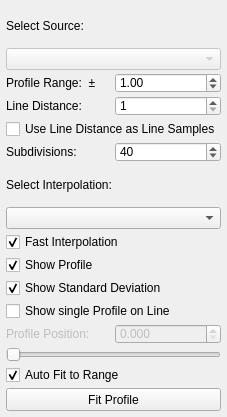
<?xml version="1.0" encoding="UTF-8"?>
<ui version="4.0">
 <class>ProfileAnalyzer</class>
 <widget class="QMainWindow" name="ProfileAnalyzer">
  <property name="geometry">
   <rect>
    <x>0</x>
    <y>0</y>
    <width>197</width>
    <height>417</height>
   </rect>
  </property>
  <property name="sizePolicy">
   <sizepolicy hsizetype="Fixed" vsizetype="Preferred">
    <horstretch>0</horstretch>
    <verstretch>0</verstretch>
   </sizepolicy>
  </property>
  <property name="minimumSize">
   <size>
    <width>0</width>
    <height>0</height>
   </size>
  </property>
  <property name="maximumSize">
   <size>
    <width>197</width>
    <height>500</height>
   </size>
  </property>
  <property name="baseSize">
   <size>
    <width>197</width>
    <height>209</height>
   </size>
  </property>
  <property name="windowTitle">
   <string>Line Profile Analyzer</string>
  </property>
  <widget class="QWidget" name="widget_main">
   <property name="sizePolicy">
    <sizepolicy hsizetype="Expanding" vsizetype="Expanding">
     <horstretch>0</horstretch>
     <verstretch>0</verstretch>
    </sizepolicy>
   </property>
   <layout class="QVBoxLayout" name="verticalLayout">
    <property name="spacing">
     <number>3</number>
    </property>
    <property name="leftMargin">
     <number>6</number>
    </property>
    <property name="topMargin">
     <number>6</number>
    </property>
    <property name="rightMargin">
     <number>6</number>
    </property>
    <property name="bottomMargin">
     <number>6</number>
    </property>
    <item>
     <widget class="QLabel" name="label_data_source">
      <property name="text">
       <string>Select Source:</string>
      </property>
     </widget>
    </item>
    <item>
     <widget class="QComboBox" name="cb_data_source">
      <property name="enabled">
       <bool>false</bool>
      </property>
      <property name="sizePolicy">
       <sizepolicy hsizetype="Preferred" vsizetype="Fixed">
        <horstretch>0</horstretch>
        <verstretch>0</verstretch>
       </sizepolicy>
      </property>
     </widget>
    </item>
    <item>
     <layout class="QHBoxLayout" name="layout_profile_range">
      <item>
       <widget class="QLabel" name="label_profile_range">
        <property name="text">
         <string>Profile Range:  ±</string>
        </property>
       </widget>
      </item>
      <item>
       <widget class="QDoubleSpinBox" name="spin_profile_range">
        <property name="minimumSize">
         <size>
          <width>0</width>
          <height>20</height>
         </size>
        </property>
        <property name="maximumSize">
         <size>
          <width>16777215</width>
          <height>20</height>
         </size>
        </property>
        <property name="maximum">
         <double>99.000000000000000</double>
        </property>
        <property name="value">
         <double>1.000000000000000</double>
        </property>
       </widget>
      </item>
     </layout>
    </item>
    <item>
     <layout class="QHBoxLayout" name="layout_line_dist">
      <item>
       <widget class="QLabel" name="label_line_dist">
        <property name="text">
         <string>Line Distance:</string>
        </property>
       </widget>
      </item>
      <item>
       <widget class="QSpinBox" name="spin_line_dist">
        <property name="minimumSize">
         <size>
          <width>0</width>
          <height>20</height>
         </size>
        </property>
        <property name="maximumSize">
         <size>
          <width>16777215</width>
          <height>20</height>
         </size>
        </property>
        <property name="minimum">
         <number>1</number>
        </property>
        <property name="maximum">
         <number>1000</number>
        </property>
        <property name="value">
         <number>1</number>
        </property>
       </widget>
      </item>
     </layout>
    </item>
    <item>
     <widget class="QCheckBox" name="chb_line_dist">
      <property name="text">
       <string>Use Line Distance as Line Samples</string>
      </property>
     </widget>
    </item>
    <item>
     <layout class="QHBoxLayout" name="layout_subdiv">
      <item>
       <widget class="QLabel" name="label_subdiv">
        <property name="text">
         <string>Subdivisions:</string>
        </property>
       </widget>
      </item>
      <item>
       <widget class="QSpinBox" name="spin_subdiv">
        <property name="minimumSize">
         <size>
          <width>0</width>
          <height>20</height>
         </size>
        </property>
        <property name="maximumSize">
         <size>
          <width>16777215</width>
          <height>20</height>
         </size>
        </property>
        <property name="minimum">
         <number>1</number>
        </property>
        <property name="maximum">
         <number>1000</number>
        </property>
        <property name="value">
         <number>40</number>
        </property>
       </widget>
      </item>
     </layout>
    </item>
    <item>
     <widget class="QLabel" name="label_interp">
      <property name="text">
       <string>Select Interpolation:</string>
      </property>
     </widget>
    </item>
    <item>
     <widget class="QComboBox" name="cb_interp">
      <property name="currentText">
       <string/>
      </property>
     </widget>
    </item>
    <item>
     <widget class="QCheckBox" name="fast_interp">
      <property name="text">
       <string>Fast Interpolation</string>
      </property>
      <property name="checked">
       <bool>true</bool>
      </property>
     </widget>
    </item>
    <item>
     <widget class="QCheckBox" name="chb_profile_show">
      <property name="text">
       <string>Show Profile</string>
      </property>
      <property name="checked">
       <bool>true</bool>
      </property>
     </widget>
    </item>
    <item>
     <widget class="QCheckBox" name="chb_std_dev">
      <property name="text">
       <string>Show Standard Deviation</string>
      </property>
      <property name="checked">
       <bool>true</bool>
      </property>
     </widget>
    </item>
    <item>
     <widget class="QCheckBox" name="chb_single">
      <property name="text">
       <string>Show single Profile on Line</string>
      </property>
     </widget>
    </item>
    <item>
     <layout class="QHBoxLayout" name="layout_profile_pos">
      <item>
       <widget class="QLabel" name="label_profile_pos">
        <property name="enabled">
         <bool>false</bool>
        </property>
        <property name="text">
         <string>Profile Position:</string>
        </property>
       </widget>
      </item>
      <item>
       <widget class="QDoubleSpinBox" name="spin_profile_pos">
        <property name="enabled">
         <bool>false</bool>
        </property>
        <property name="minimumSize">
         <size>
          <width>0</width>
          <height>20</height>
         </size>
        </property>
        <property name="maximumSize">
         <size>
          <width>16777215</width>
          <height>20</height>
         </size>
        </property>
        <property name="decimals">
         <number>3</number>
        </property>
        <property name="maximum">
         <double>1.000000000000000</double>
        </property>
        <property name="singleStep">
         <double>0.100000000000000</double>
        </property>
       </widget>
      </item>
     </layout>
    </item>
    <item>
     <widget class="QSlider" name="slider_profile_pos">
      <property name="enabled">
       <bool>false</bool>
      </property>
      <property name="minimum">
       <number>0</number>
      </property>
      <property name="maximum">
       <number>1000</number>
      </property>
      <property name="orientation">
       <enum>Qt::Horizontal</enum>
      </property>
     </widget>
    </item>
    <item>
     <widget class="QCheckBox" name="chb_profile_fit">
      <property name="toolTip">
       <string/>
      </property>
      <property name="text">
       <string>Auto Fit to Range</string>
      </property>
      <property name="checked">
       <bool>true</bool>
      </property>
     </widget>
    </item>
    <item>
     <widget class="QPushButton" name="pb_profile_fit">
      <property name="enabled">
       <bool>true</bool>
      </property>
      <property name="minimumSize">
       <size>
        <width>0</width>
        <height>23</height>
       </size>
      </property>
      <property name="maximumSize">
       <size>
        <width>16777215</width>
        <height>23</height>
       </size>
      </property>
      <property name="text">
       <string>Fit Profile</string>
      </property>
     </widget>
    </item>
   </layout>
  </widget>
 </widget>
 <resources/>
 <connections>
  <connection>
   <sender>spin_profile_range</sender>
   <signal>valueChanged(double)</signal>
   <receiver>ProfileAnalyzer</receiver>
   <slot>updateX()</slot>
   <hints>
    <hint type="sourcelabel">
     <x>189</x>
     <y>76</y>
    </hint>
    <hint type="destinationlabel">
     <x>192</x>
     <y>54</y>
    </hint>
   </hints>
  </connection>
  <connection>
   <sender>spin_subdiv</sender>
   <signal>valueChanged(int)</signal>
   <receiver>ProfileAnalyzer</receiver>
   <slot>updateX()</slot>
   <hints>
    <hint type="sourcelabel">
     <x>189</x>
     <y>151</y>
    </hint>
    <hint type="destinationlabel">
     <x>192</x>
     <y>128</y>
    </hint>
   </hints>
  </connection>
  <connection>
   <sender>cb_data_source</sender>
   <signal>currentIndexChanged(int)</signal>
   <receiver>ProfileAnalyzer</receiver>
   <slot>updatePlot()</slot>
   <hints>
    <hint type="sourcelabel">
     <x>118</x>
     <y>33</y>
    </hint>
    <hint type="destinationlabel">
     <x>195</x>
     <y>30</y>
    </hint>
   </hints>
  </connection>
  <connection>
   <sender>spin_line_dist</sender>
   <signal>valueChanged(int)</signal>
   <receiver>ProfileAnalyzer</receiver>
   <slot>updateProfile()</slot>
   <hints>
    <hint type="sourcelabel">
     <x>189</x>
     <y>101</y>
    </hint>
    <hint type="destinationlabel">
     <x>193</x>
     <y>83</y>
    </hint>
   </hints>
  </connection>
  <connection>
   <sender>chb_line_dist</sender>
   <signal>stateChanged(int)</signal>
   <receiver>ProfileAnalyzer</receiver>
   <slot>updateProfile()</slot>
   <hints>
    <hint type="sourcelabel">
     <x>49</x>
     <y>106</y>
    </hint>
    <hint type="destinationlabel">
     <x>5</x>
     <y>104</y>
    </hint>
   </hints>
  </connection>
  <connection>
   <sender>cb_interp</sender>
   <signal>currentIndexChanged(int)</signal>
   <receiver>ProfileAnalyzer</receiver>
   <slot>updatePlot()</slot>
   <hints>
    <hint type="sourcelabel">
     <x>85</x>
     <y>202</y>
    </hint>
    <hint type="destinationlabel">
     <x>195</x>
     <y>172</y>
    </hint>
   </hints>
  </connection>
  <connection>
   <sender>chb_std_dev</sender>
   <signal>stateChanged(int)</signal>
   <receiver>ProfileAnalyzer</receiver>
   <slot>updateProfile()</slot>
   <hints>
    <hint type="sourcelabel">
     <x>126</x>
     <y>277</y>
    </hint>
    <hint type="destinationlabel">
     <x>191</x>
     <y>217</y>
    </hint>
   </hints>
  </connection>
  <connection>
   <sender>spin_profile_pos</sender>
   <signal>valueChanged(double)</signal>
   <receiver>ProfileAnalyzer</receiver>
   <slot>updateLinePosSpin()</slot>
   <hints>
    <hint type="sourcelabel">
     <x>189</x>
     <y>326</y>
    </hint>
    <hint type="destinationlabel">
     <x>193</x>
     <y>282</y>
    </hint>
   </hints>
  </connection>
  <connection>
   <sender>slider_profile_pos</sender>
   <signal>valueChanged(int)</signal>
   <receiver>ProfileAnalyzer</receiver>
   <slot>updateLinePosSlider()</slot>
   <hints>
    <hint type="sourcelabel">
     <x>173</x>
     <y>359</y>
    </hint>
    <hint type="destinationlabel">
     <x>196</x>
     <y>319</y>
    </hint>
   </hints>
  </connection>
  <connection>
   <sender>pb_profile_fit</sender>
   <signal>clicked()</signal>
   <receiver>ProfileAnalyzer</receiver>
   <slot>fitProfile()</slot>
   <hints>
    <hint type="sourcelabel">
     <x>78</x>
     <y>410</y>
    </hint>
    <hint type="destinationlabel">
     <x>0</x>
     <y>298</y>
    </hint>
   </hints>
  </connection>
  <connection>
   <sender>chb_profile_show</sender>
   <signal>stateChanged(int)</signal>
   <receiver>ProfileAnalyzer</receiver>
   <slot>updateProfileLayer()</slot>
   <hints>
    <hint type="sourcelabel">
     <x>67</x>
     <y>252</y>
    </hint>
    <hint type="destinationlabel">
     <x>4</x>
     <y>182</y>
    </hint>
   </hints>
  </connection>
  <connection>
   <sender>chb_single</sender>
   <signal>stateChanged(int)</signal>
   <receiver>ProfileAnalyzer</receiver>
   <slot>updateSProfileLayer()</slot>
   <hints>
    <hint type="sourcelabel">
     <x>63</x>
     <y>302</y>
    </hint>
    <hint type="destinationlabel">
     <x>3</x>
     <y>239</y>
    </hint>
   </hints>
  </connection>
  <connection>
   <sender>fast_interp</sender>
   <signal>stateChanged(int)</signal>
   <receiver>ProfileAnalyzer</receiver>
   <slot>updatePlot()</slot>
   <hints>
    <hint type="sourcelabel">
     <x>29</x>
     <y>220</y>
    </hint>
    <hint type="destinationlabel">
     <x>3</x>
     <y>152</y>
    </hint>
   </hints>
  </connection>
 </connections>
 <slots>
  <slot>updateX()</slot>
  <slot>updatePlot()</slot>
  <slot>updateProfile()</slot>
  <slot>updateSProfile()</slot>
  <slot>updateLinePosSlider()</slot>
  <slot>fitProfile()</slot>
  <slot>updateProfileLayer()</slot>
  <slot>updateSProfileLayer()</slot>
  <slot>updateLinePosSpin()</slot>
 </slots>
</ui>
